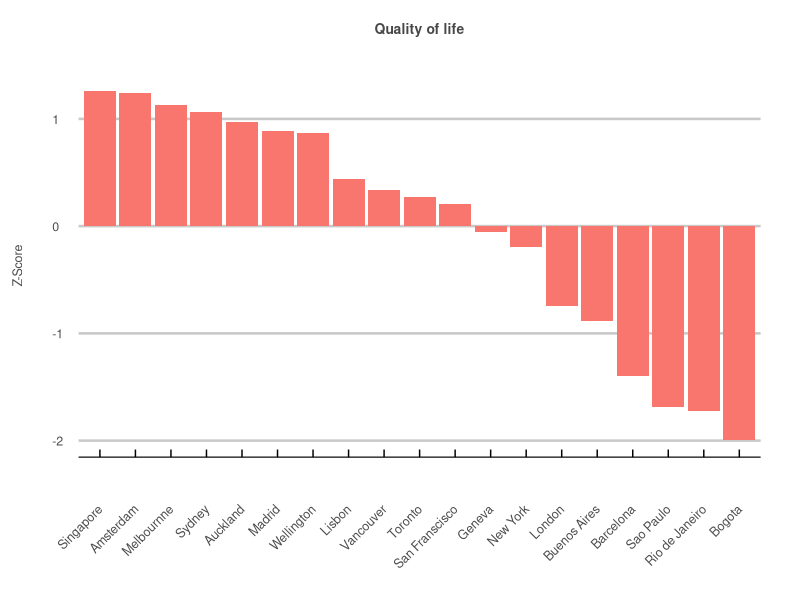
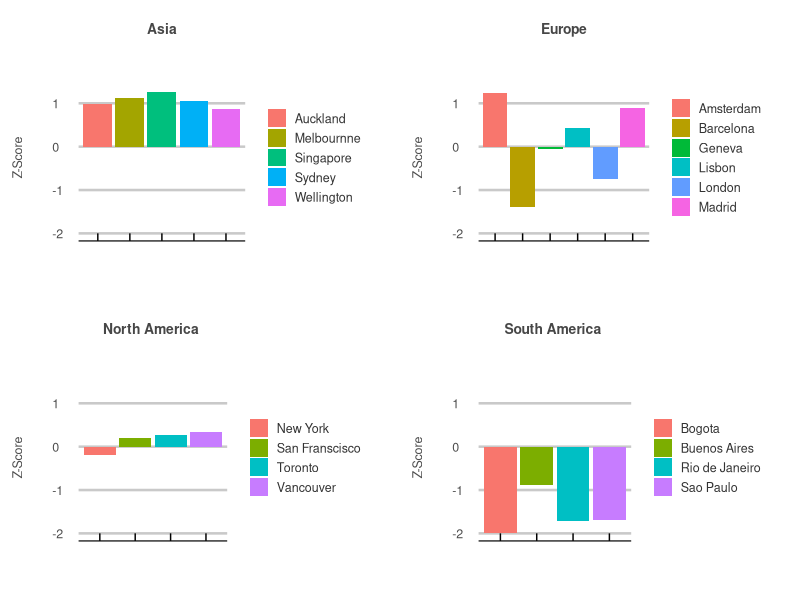

The R source for these figures, in order:
## ---- chunk 1

library(tidyverse)
library(dplyr)
library(ggplot2)
library(ggthemes)
library(tidyverse)
library(gridExtra)

# gets the z scores. 
get_z_scores <- function(col) {
  avg <- mean(col)
  sd <- sd(col)
  z_scores <- list()
  for(i in 1:length(col)) {
    z_scores[i] <- (col[i] - avg) / sd
  }
  return(unlist(z_scores))
}

# gets the index averages. 
get_avg <- function(z_scores) {
  measures = tibble(z_scores = character())
  for(i in 1:length(z_scores)) {
    measures[i,] = z_scores[i]
  }
  measure_length <- nrow(measures)
  row_length <- length(eval(parse(text=z_scores[1])))
  
  data <- tibble(city=cities)
  for(i in 1:measure_length) {
    data[,i+1] <- eval(parse(text=z_scores[i]))
  }
  avg <- list()
  for(i in 1:row_length) {
    avg[i] <- rowMeans(data[i,-1])
  }
  return(unlist(avg))
}

# a list of cities to be analyzed
cities <- c("London", "Barcelona", "Madrid", "Amsterdam", "Geneva", "Lisbon",
            "Vancouver", "Toronto", "New York", "San Franscisco",
            "Singapore", "Wellington", "Auckland", "Sydney", "Melbournne",
            "Buenos Aires", "Bogota", "Rio de Janeiro", "Sao Paulo")


# a list of corresponding regions 
regions <- c(rep("Europe", 6), rep("North America", 4), rep("Asia", 5), rep("South America", 4))


# 1) Wikepedia - km2 - https://www.wikipedia.org/
population_density <- get_z_scores(c(5598, 16000, 5337, 4908, 12000, 5445.7,
                                     5749, 4427.8, 10194, 6655.4,
                                     7804, 900, 1210, 2037, 503.472,
                                     13680, 17755, 5377, 7216.3))

# 2) Numbeo - Average Monthly Net Salary (After Tax) USD - https://www.numbeo.com/cost-of-living/city_price_rankings?itemId=105
average_wage <- get_z_scores(c(4238.68, 2039.94, 2804.49, 4195.81, 6171.96, 1247,
                               3288.54, 3356.11, 6530.28, 6133.08,
                               5117.62, 2644.28, 3326.10, 4109.44, 3465.38,
                               403.17, 364.45, 399.80, 491.76))

# 3) Numbeo - Cost of Living Index - https://www.numbeo.com/cost-of-living/rankings_current.jsp
cost_of_living <- get_z_scores(c(85.5, 59.2, 53.9, 69.9, 116.4, 53.7,
                                 73.9, 73.0, 100.0, 97.7,
                                 87.3, 76.2, 79.2, 82.4, 80.3,
                                 30.0, 29.7, 42.3, 44.1))

# 4) HUGSI - global ranking - https://www.hugsi.green/ranking
green <- get_z_scores(c(91, 96, 239, 233, 53, 95,
                        105, 110, 242, 256,
                        213, 84, 188, 180, 203,
                        264, 267, 134, 211))

# 5) Worldwide Governance Indicators - 2020 Estimate - z scores - https://info.worldbank.org/governance/wgi/
government <- get_z_scores(c(1.38, 0.89, 0.89, 1.85, 2.02, 1.02,
                             1.64, 1.64, 1.32, 1.32,
                             2.34, 1.59, 1.59, 1.62, 1.62,
                             -0.22, 0.04,-0.447, -0.447))

# 6) Numbeo - Safety Index 2023 - https://www.numbeo.com/crime/rankings.jsp
saftey <- get_z_scores(c(46.1, 49.3, 72.5, 70.9, 69.4, 66.9,
                         59.1, 57.3, 50.5, 38.6,
                         76.9, 66.5, 50.7, 65.7, 56.0,
                         36.8, 33.8, 22.4, 29.4))

# 7) Numbeo - pollution index 2023 - https://www.numbeo.com/pollution/rankings.jsp
pollution <- get_z_scores(c(57.7, 65.2, 40.0, 25.1, 25.5, 27.7,
                            26.6, 37.2, 57.9, 50.2,
                            33.0, 22.8, 31.0, 30.5, 28.4,
                            52.4, 70.2, 67.4, 79.0))

# 8) Wikepedia - cities by sunshine duration - https://en.wikipedia.org/wiki/List_of_cities_by_sunshine_duration
sunshine <- get_z_scores(c(1633, 2591, 2769, 1662, 1887, 2806,
                           1937.6, 2066.4, 2534.7, 3061.7,
                           2022.4, 2058.7, 2003.1, 2468.1, 2362.6,
                           2525.2, 1328.0, 2187.3, 1893.5))

# 9) the global economy - Political stability index - https://www.theglobaleconomy.com/rankings/wb_political_stability/
stability <- get_z_scores(c(0.54, 0.58, 0.58, 0.92, 1.13, 0.95,
                            0.94, 0.94, 0, 0,
                            1.49, 1.44, 1.44, 0.85, 0.85,
                            -0.11, -0.91, -0.49, -0.49))


# make bad things negative
population_density <- -population_density
cost_of_living <- -cost_of_living
pollution <- -pollution


# times the most important (psychological/mental health based) factors by 3
population_density <- population_density*3
green <- green*3
pollution <- pollution*3


# times the next most important factors by 2
saftey <- saftey*2
government <- government*2
stability <- stability*2


# a list of non-adjusted indicators to be averaged for a total score (categories plots)
indicators <- c("population_density", "average_wage", "cost_of_living", 
                "green", "government", "saftey", 
                "pollution", "sunshine", "stability")


# returns the row averages of multiple columns. 
get_avg <- function(z_scores) {
  measures = tibble(z_scores = character())
  for(i in 1:length(z_scores)) {
    measures[i,] = z_scores[i]
  }
  measure_length <- nrow(measures)
  row_length <- length(eval(parse(text=z_scores[1])))
  
  data <- tibble(city=cities)
  for(i in 1:measure_length) {
    data[,i+1] <- eval(parse(text=z_scores[i]))
  }
  avg <- list()
  for(i in 1:row_length) {
    avg[i] <- rowMeans(data[i,-1])
  }
  return(unlist(avg))
}


# creates a dataframe of the non-adjusted data. 
df <- tibble("City" = cities,
             "Region" = regions,
             "Population Density" = population_density,
             "Average Wage" = average_wage,
             "Cost of Living" = cost_of_living,
             "Green" = green,
             "Government" = government,
             "Saftey" = saftey,
             "Pollution" = pollution,
             "Sunishine" = sunshine,
             "Stability" = stability,
             "Total" = get_avg(indicators))


# creates a personal theme for data visualization. 
my_theme <- theme_economist_white(gray_bg = FALSE) +
  theme(plot.title = element_text(hjust = 0.5,
                                  vjust = 10,
                                  size = 10,
                                  color = "#474747"),
        plot.margin = unit(c(1.5, 1, 1.5, 1), "cm"),
        axis.text = element_text(size = 9,
                                 color = "gray30"),
        axis.text.x=element_text(vjust = -2.5),
        axis.title.x = element_text(size = 9,
                                    color = "gray30",
                                    vjust = -10),
        axis.title.y = element_text(size = 9,
                                    color = "gray30",
                                    vjust = 10),
        legend.direction = "vertical", 
        legend.position = "right",
        legend.title = element_blank(),
        legend.text = element_text(size = 9,
                                   color = "gray20"),
        legend.margin=margin(0, 0, 0, 5),
        legend.spacing.x = unit(0.5, "cm"),
        legend.key.size = unit(0.5, "cm"), 
        legend.key.height = unit(0.5, "cm"),
        strip.text = element_text(hjust = 0.5,
                                  vjust = 1,
                                  size = 10,
                                  color = "#474747"),
        panel.spacing = unit(2, "lines"))

## ---- chunk 2

# total score 
df %>%
  ggplot(aes(x = reorder(City, -Total), y=Total, fill = "red")) +
  geom_bar(stat = "identity", position = "dodge") +
  ggtitle("Quality of life") +
  ylab("Z-Score") +
  my_theme + 
  theme(axis.title.x=element_blank(),
        legend.position="none",
        axis.text.x = element_text(angle = 45, vjust = 0.5, hjust=1))


## ---- chunk 3


# categories Asia 
p1 <- df %>%
  filter(Region == "Asia") %>%
  ggplot(aes(x = City, y = Total, fill = City)) +
  geom_bar(stat = "identity", position = "dodge") +
  ggtitle("Asia") +
  ylab("Z-Score") +
  ylim(-2, 1.5) +
  my_theme + 
  theme(axis.title.x=element_blank(),
        axis.text.x = element_blank())
 

# categories Europe 
p2 <- df %>%
  filter(Region == "Europe") %>%
  ggplot(aes(x = City, y = Total, fill = City)) +
  geom_bar(stat = "identity", position = "dodge") +
  ggtitle("Europe") +
  ylab("Z-Score") +
  ylim(-2, 1.5) +
  my_theme + 
  theme(axis.title.x=element_blank(),
        axis.text.x = element_blank())


# categories North America 
p3 <- df %>%
  filter(Region == "North America") %>%
  ggplot(aes(x = City, y = Total, fill = City)) +
  geom_bar(stat = "identity", position = "dodge") +
  ggtitle("North America ") +
  ylab("Z-Score") +
  ylim(-2, 1.5) +
  my_theme + 
  theme(axis.title.x=element_blank(),
        axis.text.x = element_blank())


# categories South America 
p4 <- df %>%
  filter(Region == "South America") %>%
  ggplot(aes(x = City, y = Total, fill = City)) +
  geom_bar(stat = "identity", position = "dodge") +
  ggtitle("South America ") +
  ylab("Z-Score") +
  ylim(-2, 1.5) +
  my_theme + 
  theme(axis.title.x=element_blank(),
        axis.text.x = element_blank())


grid.arrange(p1, p2, p3, p4)

